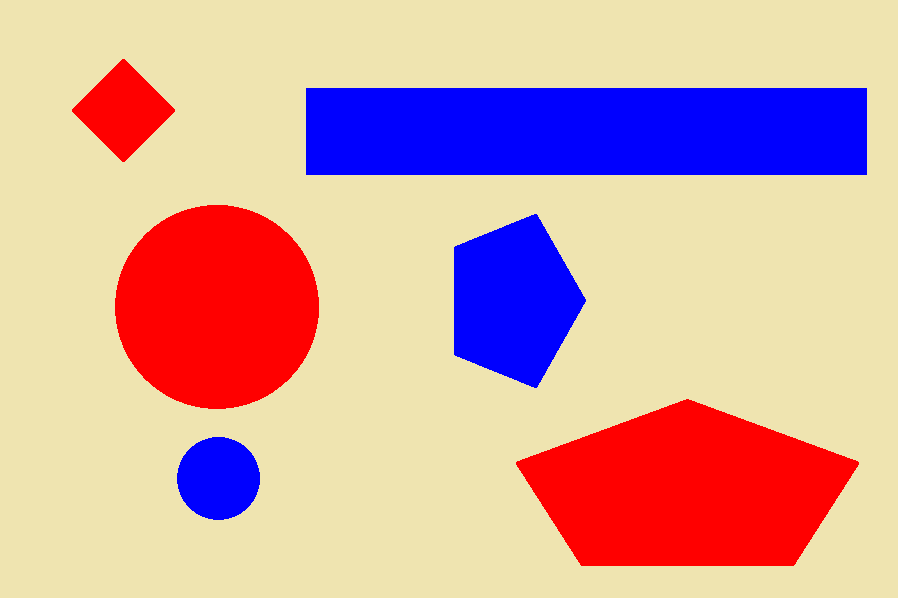
#> input picture test2.png, 898 x 598 px; its folder holds only this picture in this run
$ python code.py   (Python 2 division)   (older library calls are emulated)
#> lines starting #> are read from the running program, lines starting #| are printed output that depends on the picture; after the words box and inside, x2 and y2 are one past the last pixel; in counts of white or black regions, pixels touching at a corner belong together
import cv2
import numpy as np
import os

def writecsv(color,shape):
    filep = open('results1A_745.csv','a')
    datastr = "," + color + "-" + shape
    filep.write(datastr)
def main(path):

#> called with path = 't.e.s.t.2...p.n.g'
    class ShapeDetector:
        def initial(self):
            pass
        def detect_shape(self, contour):
            ss="shape not identified"
            l=cv2.arcLength(contour, True)
            ww=cv2.approxPolyDP(contour,0.04*l,True)
            if len(ww) == 3:
                ss = "triangle"
            elif len(ww) == 4:
                (m,n,o,q) = cv2.boundingRect(ww)
                po =o/ float(q)
                ss="square" if po >= 0.95 and po <= 1.05 else "rectangle"
            elif len(ww)==5:
                ss="pentagon"
            else:
                ss="circle"
            return ss
    print path
    img=cv2.imread("test"+str(path[8])+".png")
#> img is the input picture: shape (598, 898, 3); mean B, G, R 160.7, 165, 210.1
    img2=img
    gray = cv2.cvtColor(img,cv2.COLOR_BGR2GRAY)
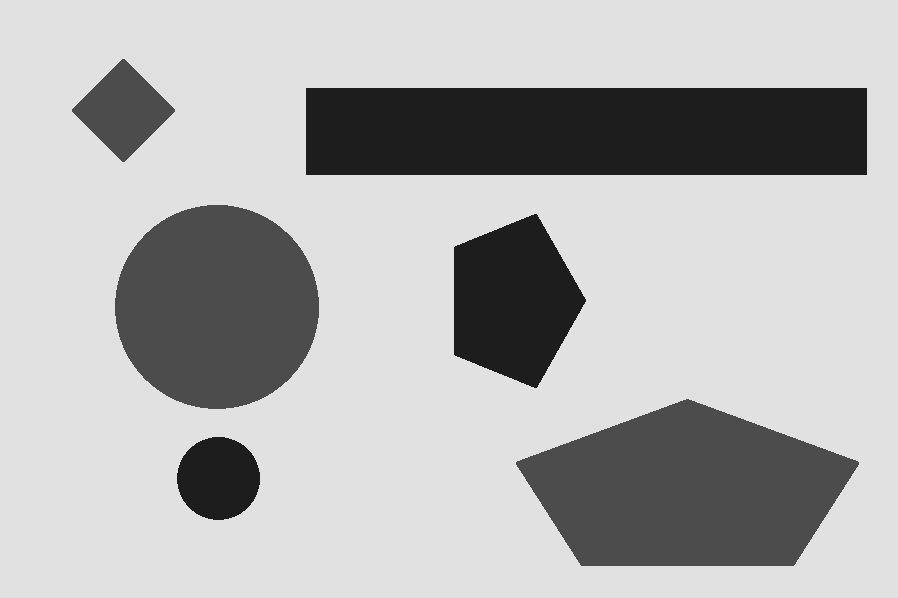
#> gray: shape (598, 898); min 29, max 225, mean 177.7
    ret,thresh = cv2.threshold(gray,150,255,0)
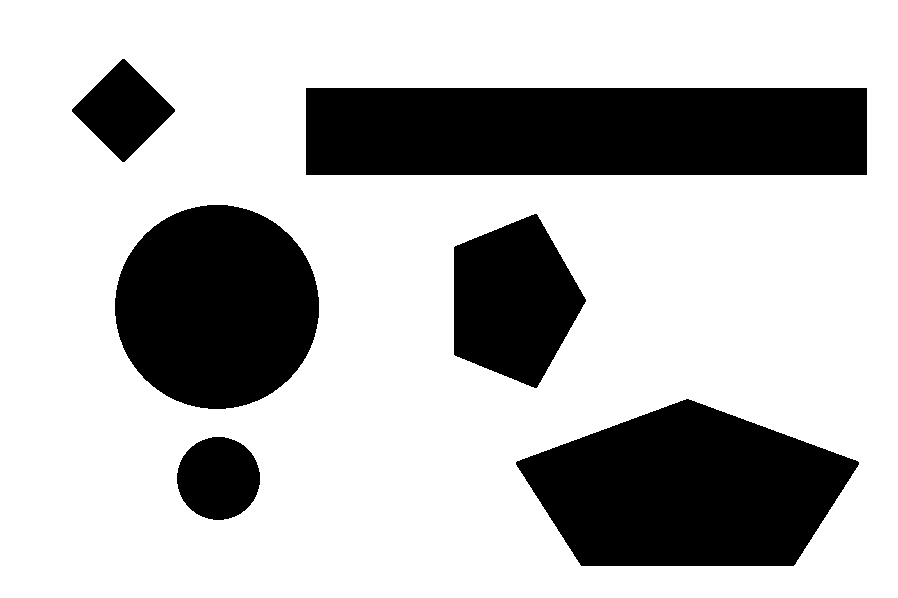
#> thresh: shape (598, 898); 72.4% white; 6 black regions
    m2,contours, hierarchy = cv2.findContours(thresh,cv2.RETR_TREE,
                                                       cv2.CHAIN_APPROX_SIMPLE)
#> contours = 7 contours; box (x1, y1, x2, y2) and area: (0, 0, 898, 598) 535509, (305, 87, 868, 176) 49454, (515, 398, 860, 567) 40288, (114, 204, 320, 410) 32949, (453, 213, 587, 389) 16287, (71, 58, 176, 163) 5614, (176, 436, 261, 521) 5508
    hsv=cv2.cvtColor(img,cv2.COLOR_BGR2HSV)
#> hsv: shape (598, 898, 3); mean H, S, V 33.8, 118.9, 243.4
    sd = ShapeDetector()
    lower=np.array([110,50,50])
    upper=np.array([130,255,255])
    result=cv2.inRange(hsv,lower,upper)
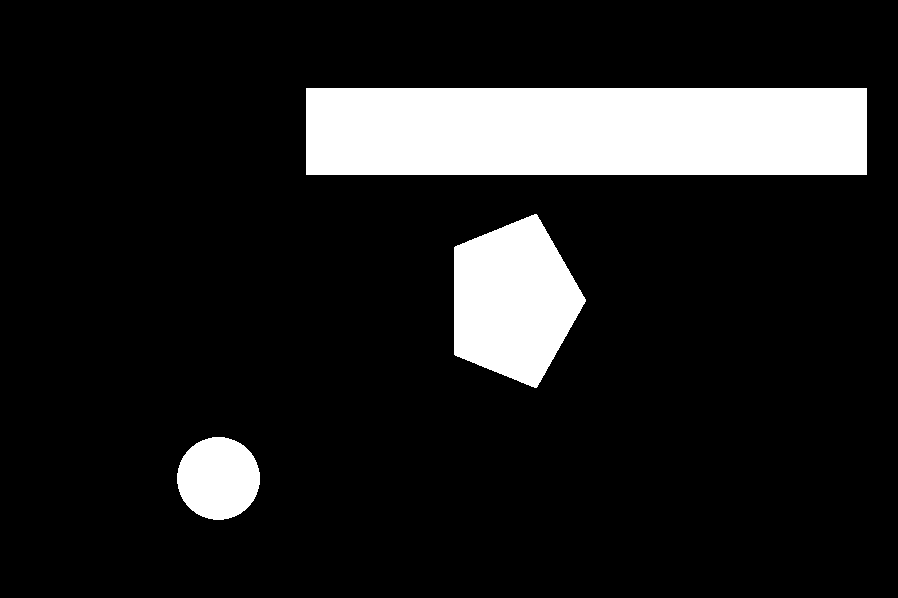
#> result: shape (598, 898); 13.1% white; 3 white regions
    ret1,thresh1 = cv2.threshold(result,150,255,0)
    im,c2,h2 = cv2.findContours(thresh1,cv2.RETR_TREE,
                                              cv2.CHAIN_APPROX_SIMPLE)
#> c2 = 3 contours; box (x1, y1, x2, y2) and area: (306, 88, 867, 175) 48160, (454, 214, 586, 388) 15841, (177, 437, 260, 520) 5274; h2 = [[1, -1, -1, -1], [2, 0, -1, -1], [-1, 1, -1, -1]]
    k=len(c2)
#> k = 3
    ll=[]
    o=0
    for kk in range(k):
        m=cv2.moments(c2[kk])
        cx=int(m['m10']/m['m00'])
        cy=int(m['m01']/m['m00'])
        color="blue"
        cv2.putText(img2, color, (cx, cy), cv2.FONT_HERSHEY_SIMPLEX,
                                    0.5, (0, 0, 0), 1)
        cv2.drawContours(img,c2,kk,(0,0,0),2)
        shape = sd.detect_shape(c2[kk])
        cv2.putText(img2, shape, (cx+45,cy), cv2.FONT_HERSHEY_SIMPLEX,
                                0.5, (0, 0, 0), 1)
        s=color+"-"+shape
        writecsv(color,shape)
        ll.insert(o,str(s))
        o+=1
#> this loop made 3 passes
#> (cx, cy, l in detect_shape, shape, s) on passes 1 to 2: (218, 477, 271.8, 'circle', 'blue-circle'), (512, 300, 511.9, 'pentagon', 'blue-pentagon')
#> (cx, cy, l in detect_shape, ww in detect_shape, n in detect_shape, o, q in detect_shape) on pass 3: (586, 131, 1292, [[306, 88], [306, 174], [866, 174], [866, 88]], 88, 561, 87)
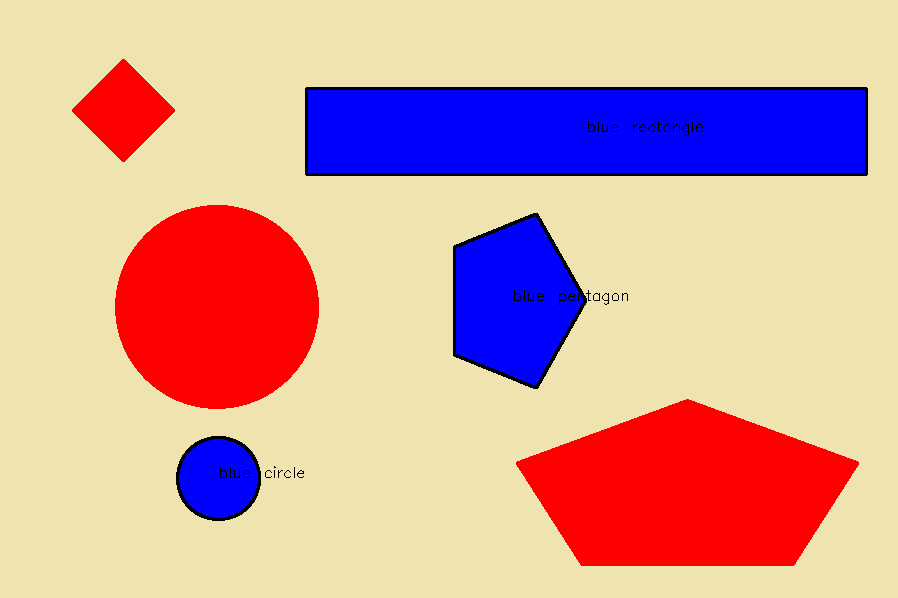
#> img: shape (598, 898, 3); 1.32% of pixels changed, all inside (x1, y1, x2, y2) = (176, 87, 868, 521)
#> after the loop, ll = ['blue-circle', 'blue-pentagon', 'blue-rectangle']; o = 3
    lower=np.array([0,100,100])
    upper=np.array([20,255,255])
    result=cv2.inRange(hsv,lower,upper)
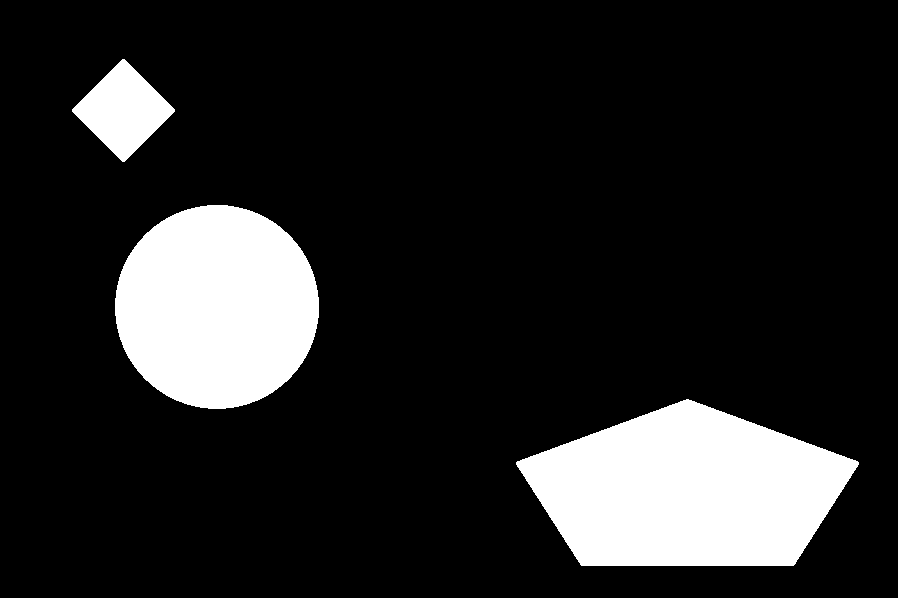
#> result: shape (598, 898); 14.5% white; 3 white regions
    ret1,thresh1 = cv2.threshold(result,150,255,0)
    im,c2,h2 = cv2.findContours(thresh1,cv2.RETR_TREE,
                                                       cv2.CHAIN_APPROX_SIMPLE)
#> c2 = 3 contours; box (x1, y1, x2, y2) and area: (516, 399, 859, 566) 39526, (115, 205, 319, 409) 32371, (72, 59, 175, 162) 5404
    k=len(c2)
    for kk in range(k):
        m=cv2.moments(c2[kk])
        cx=int(m['m10']/m['m00'])
        cy=int(m['m01']/m['m00'])
        color="red"
        cv2.putText(img2, color, (cx, cy), cv2.FONT_HERSHEY_SIMPLEX,
                                    0.5, (0, 0, 0), 1)
        cv2.drawContours(img,c2,kk,(0,0,0),2)
        shape = sd.detect_shape(c2[kk])
        cv2.putText(img2, shape, (cx+45,cy), cv2.FONT_HERSHEY_SIMPLEX,
                                    0.5, (0, 0, 0), 1)
        s=color+"-"+shape
        writecsv(color,shape)
        ll.insert(o,str(s))
        o+=1
#> this loop made 3 passes
#> (cx, cy, l in detect_shape, shape, s) on passes 1 to 2: (687, 490, 866, 'pentagon', 'red-pentagon'), (216, 306, 673.8, 'circle', 'red-circle')
#> (cx, cy, l in detect_shape, ww in detect_shape, n in detect_shape, q in detect_shape, po in detect_shape) on pass 3: (123, 110, 290.8, [[122, 59], [72, 111], [124, 161], [174, 109]], 59, 103, 1)
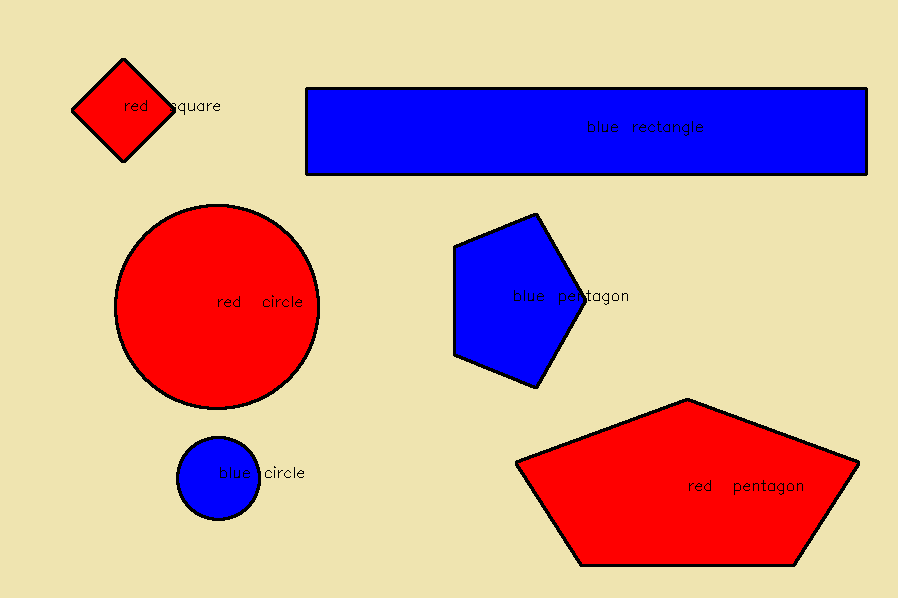
#> img: shape (598, 898, 3); 1.22% of pixels changed, all inside (x1, y1, x2, y2) = (71, 58, 860, 567)
#> after the loop, ll = ['blue-circle', 'blue-pentagon', 'blue-rectangle', 'red-pentagon', 'red-circle', 'red-square']; o = 6
    lower=np.array([40,100,100])
    upper=np.array([100,255,255])
    result=cv2.inRange(hsv,lower,upper)
#> result: shape (598, 898); every value is 0
    ret1,thresh1 = cv2.threshold(result,150,255,0)
    im,c2,h2 = cv2.findContours(thresh1,cv2.RETR_TREE,
                                cv2.CHAIN_APPROX_SIMPLE)
#> c2 = []; h2 = None
    k=len(c2)
#> k = 0
    for kk in range(k):
        m=cv2.moments(c2[kk])
        cx=int(m['m10']/m['m00'])
        cy=int(m['m01']/m['m00'])
        color="green"
        cv2.putText(img2, color, (cx, cy), cv2.FONT_HERSHEY_SIMPLEX,
                                    0.5, (0, 0, 0), 1)
        cv2.drawContours(img,c2,kk,(0,0,0),2)
        shape = sd.detect_shape(c2[kk])
        cv2.putText(img2, shape, (cx+45,cy), cv2.FONT_HERSHEY_SIMPLEX,
                                0.5, (0, 0, 0), 1)
        s=color+"-"+shape
        writecsv(color,shape)
        ll.insert(o,str(s))
        o+=1
#> after the loop, o = 6

    v="output"
    cv2.imwrite(v+str(path[8])+".png",img)

    return(ll)

if __name__ == "__main__":
    mypath = '.'
    onlyfiles = [mypath.join(f) for f in os.listdir(mypath) if f.endswith(".png")]
    for fp in onlyfiles:
        filep = open('results1A_745.csv','a')
        filep.write(fp)
        filep.close()
        data = main(fp)
#> data has the same summary as ll in main
        print data
#| ['blue-circle', 'blue-pentagon', 'blue-rectangle', 'red-pentagon', 'red-circle', 'red-square']
        filep = open('results1A_745.csv','a')
        filep.write('\n')
        filep.close()

$ run again, on test5.png
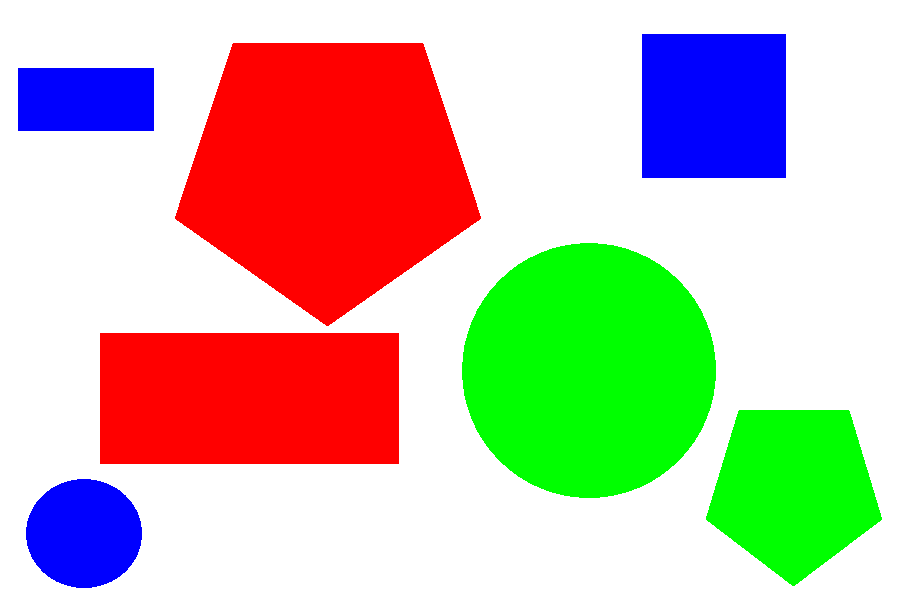
#> input picture test5.png, 898 x 598 px
#> in main, img is the input picture: shape (598, 898, 3); mean B, G, R 173.4, 189.2, 202
#> in main, `ret,thresh = cv2.threshold(gray,150,255,0)`:
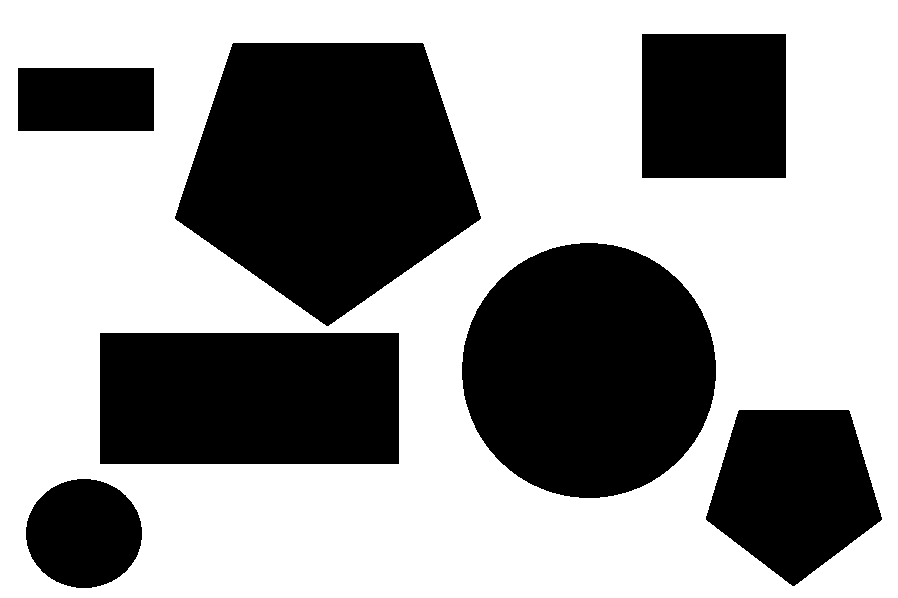
#> thresh: shape (598, 898); 60.7% white; 7 black regions
#> contours = 8 contours; box (x1, y1, x2, y2) and area: (0, 0, 898, 598) 535509, (174, 42, 482, 327) 60655, (461, 242, 717, 499) 51176, (99, 332, 400, 465) 39598, (705, 409, 883, 587) 21922, (641, 33, 787, 179) 21023, (25, 478, 143, 589) 10074, (17, 67, 155, 132) 8766
#> hsv: shape (598, 898, 3); mean H, S, V 16.9, 100.2, 255
#> in main, `im,c2,h2 = cv2.findContours(thresh1,cv2.RETR_TREE, cv2.CHAIN_APPROX_SI..`: c2 = 3 contours; box (x1, y1, x2, y2) and area: (642, 34, 786, 178) 20449, (26, 479, 142, 588) 9754, (18, 68, 154, 131) 8370; h2 = [[1, -1, -1, -1], [2, 0, -1, -1], [-1, 1, -1, -1]]
#> in main, `k=len(c2)`: k = 3
#> the loop in main, `for kk in range(k):` made 3 passes
#> (cx, cy, l in detect_shape, ww in detect_shape, n in detect_shape, o, q in detect_shape) on passes 2 to 3: (85, 99, 394, [[18, 68], [18, 130], [153, 130], [153, 68]], 68, 136, 63), (713, 105, 572, [[642, 34], [642, 177], [785, 177], [785, 34]], 34, 144, 144)
#> after the loop in main, `for kk in range(k):`: ll = ['blue-circle', 'blue-rectangle', 'blue-square']; o = 3
#> in main, `im,c2,h2 = cv2.findContours(thresh1,cv2.RETR_TREE, cv2.CHAIN_APPROX_SI..`: c2 = 2 contours; box (x1, y1, x2, y2) and area: (175, 43, 481, 326) 59809, (100, 333, 399, 464) 38740; h2 = [[1, -1, -1, -1], [-1, 0, -1, -1]]
#> in main, `k=len(c2)`: k = 2
#> the loop in main, `for kk in range(k):` made 2 passes
#> (cx, cy, l in detect_shape, ww in detect_shape, n in detect_shape, o, q in detect_shape) on pass 1: (249, 398, 856, [[100, 333], [100, 463], [398, 463], [398, 333]], 333, 4, 131)
#> after the loop in main, `for kk in range(k):`: ll = ['blue-circle', 'blue-rectangle', 'blue-square', 'red-rectangle', 'red-pentagon']; o = 5
#> in main, `im,c2,h2 = cv2.findContours(thresh1,cv2.RETR_TREE, cv2.CHAIN_APPROX_SI..`: c2 = 2 contours; box (x1, y1, x2, y2) and area: (462, 243, 716, 498) 50456, (706, 410, 882, 586) 21418
#> the loop in main, `for kk in range(k):` made 2 passes
#> (cx, cy, l in detect_shape, shape, s, o) on passes 1 to 2: (793, 488, 584, 'pentagon', 'green-pentagon', 6), (588, 370, 840.6, 'circle', 'green-circle', 7)
#> after the loop in main, `for kk in range(k):`:
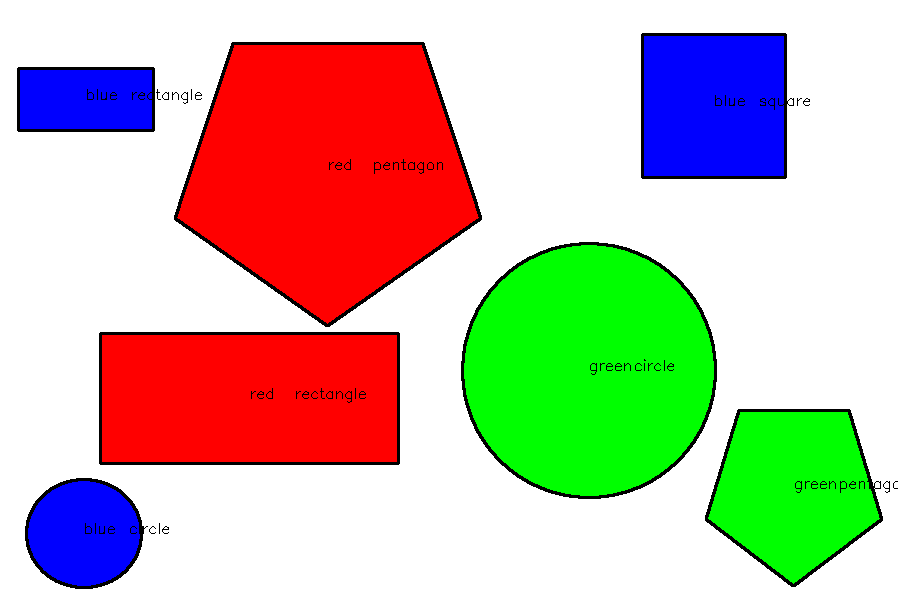
#> img: shape (598, 898, 3); mean B, G, R 169.3, 185, 197.4
#> after the loop in main, `for kk in range(k):`: ll = ['blue-circle', 'blue-rectangle', 'blue-square', 'red-rectangle', 'red-pentagon', 'green-pentagon', 'green-circle']; o = 7
#> data has the same summary as ll in main
#| ['blue-circle', 'blue-rectangle', 'blue-square', 'red-rectangle', 'red-pentagon', 'green-pentagon', 'green-circle']
